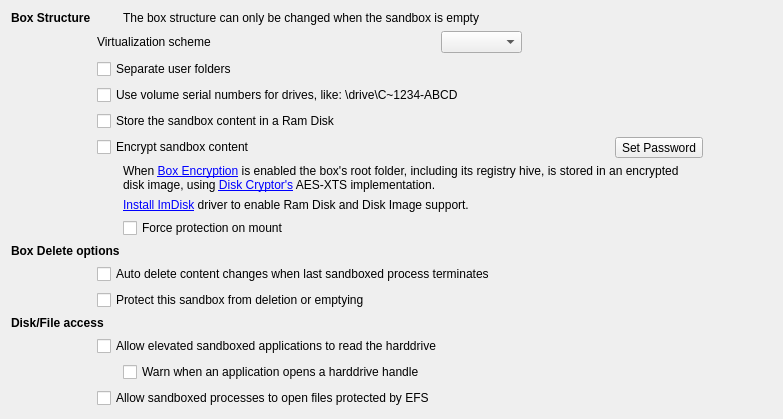
           <widget class="QWidget" name="tabFile">
            <attribute name="title">
             <string>File Options</string>
            </attribute>
            <layout class="QGridLayout" name="gridLayout_30">
             <item row="0" column="0">
              <layout class="QGridLayout" name="gridLayout_28">
               <item row="10" column="1" colspan="6">
                <widget class="QCheckBox" name="chkAutoEmpty">
                 <property name="text">
                  <string>Auto delete content changes when last sandboxed process terminates</string>
                 </property>
                </widget>
               </item>
               <item row="0" column="0">
                <widget class="QLabel" name="lblStructure">
                 <property name="font">
                  <font>
                   <bold>true</bold>
                   <kerning>true</kerning>
                  </font>
                 </property>
                 <property name="text">
                  <string>Box Structure</string>
                 </property>
                </widget>
               </item>
               <item row="11" column="1" colspan="6">
                <widget class="QCheckBox" name="chkProtectBox">
                 <property name="toolTip">
                  <string>Partially checked means prevent box removal but not content deletion.</string>
                 </property>
                 <property name="text">
                  <string>Protect this sandbox from deletion or emptying</string>
                 </property>
                 <property name="tristate">
                  <bool>true</bool>
                 </property>
                </widget>
               </item>
               <item row="2" column="1" colspan="5">
                <widget class="QCheckBox" name="chkSeparateUserFolders">
                 <property name="text">
                  <string>Separate user folders</string>
                 </property>
                 <property name="tristate">
                  <bool>false</bool>
                 </property>
                </widget>
               </item>
               <item row="16" column="1">
                <spacer name="verticalSpacer_2">
                 <property name="orientation">
                  <enum>Qt::Vertical</enum>
                 </property>
                 <property name="sizeHint" stdset="0">
                  <size>
                   <width>20</width>
                   <height>0</height>
                  </size>
                 </property>
                </spacer>
               </item>
               <item row="9" column="0" colspan="3">
                <widget class="QLabel" name="lblDelete">
                 <property name="font">
                  <font>
                   <bold>true</bold>
                   <kerning>true</kerning>
                  </font>
                 </property>
                 <property name="text">
                  <string>Box Delete options</string>
                 </property>
                </widget>
               </item>
               <item row="8" column="2" colspan="3">
                <widget class="QCheckBox" name="chkForceProtection">
                 <property name="text">
                  <string>Force protection on mount</string>
                 </property>
                </widget>
               </item>
               <item row="1" column="3">
                <widget class="QComboBox" name="cmbVersion"/>
               </item>
               <item row="7" column="2" colspan="4">
                <widget class="QLabel" name="lblImDisk">
                 <property name="text">
                  <string>&lt;a href=&quot;addon://ImDisk&quot;&gt;Install ImDisk&lt;/a&gt; driver to enable Ram Disk and Disk Image support.</string>
                 </property>
                </widget>
               </item>
               <item row="3" column="1" colspan="5">
                <widget class="QCheckBox" name="chkUseVolumeSerialNumbers">
                 <property name="text">
                  <string>Use volume serial numbers for drives, like: \drive\C~1234-ABCD</string>
                 </property>
                </widget>
               </item>
               <item row="1" column="1" colspan="2">
                <widget class="QLabel" name="lblScheme">
                 <property name="text">
                  <string>Virtualization scheme</string>
                 </property>
                 <property name="buddy">
                  <cstring>cmbVersion</cstring>
                 </property>
                </widget>
               </item>
               <item row="0" column="2" colspan="4">
                <widget class="QLabel" name="lblWhenEmpty">
                 <property name="text">
                  <string>The box structure can only be changed when the sandbox is empty</string>
                 </property>
                </widget>
               </item>
               <item row="5" column="5">
                <widget class="QToolButton" name="btnPassword">
                 <property name="text">
                  <string>Set Password</string>
                 </property>
                </widget>
               </item>
               <item row="5" column="1" colspan="4">
                <widget class="QCheckBox" name="chkEncrypt">
                 <property name="text">
                  <string>Encrypt sandbox content</string>
                 </property>
                </widget>
               </item>
               <item row="14" column="2" colspan="5">
                <widget class="QCheckBox" name="chkRawDiskNotify">
                 <property name="text">
                  <string>Warn when an application opens a harddrive handle</string>
                 </property>
                </widget>
               </item>
               <item row="6" column="2" colspan="4">
                <widget class="QLabel" name="lblCrypto">
                 <property name="text">
                  <string>When &lt;a href=&quot;sbie://docs/boxencryption&quot;&gt;Box Encryption&lt;/a&gt; is enabled the box's root folder, including its registry hive, is stored in an encrypted disk image, using &lt;a href=&quot;https://diskcryptor.org&quot;&gt;Disk Cryptor's&lt;/a&gt; AES-XTS implementation.</string>
                 </property>
                 <property name="wordWrap">
                  <bool>true</bool>
                 </property>
                 <property name="openExternalLinks">
                  <bool>true</bool>
                 </property>
                </widget>
               </item>
               <item row="13" column="1" colspan="6">
                <widget class="QCheckBox" name="chkRawDiskRead">
                 <property name="text">
                  <string>Allow elevated sandboxed applications to read the harddrive</string>
                 </property>
                </widget>
               </item>
               <item row="12" column="0" colspan="2">
                <widget class="QLabel" name="lblRawDisk">
                 <property name="font">
                  <font>
                   <bold>true</bold>
                   <kerning>true</kerning>
                  </font>
                 </property>
                 <property name="text">
                  <string>Disk/File access</string>
                 </property>
                </widget>
               </item>
               <item row="14" column="1">
                <widget class="QLabel" name="label_37">
                 <property name="maximumSize">
                  <size>
                   <width>20</width>
                   <height>16777215</height>
                  </size>
                 </property>
                 <property name="text">
                  <string/>
                 </property>
                </widget>
               </item>
               <item row="4" column="1" colspan="4">
                <widget class="QCheckBox" name="chkRamBox">
                 <property name="text">
                  <string>Store the sandbox content in a Ram Disk</string>
                 </property>
                </widget>
               </item>
               <item row="16" column="2" colspan="5">
                <spacer name="horizontalSpacer_4">
                 <property name="orientation">
                  <enum>Qt::Horizontal</enum>
                 </property>
                 <property name="sizeHint" stdset="0">
                  <size>
                   <width>40</width>
                   <height>0</height>
                  </size>
                 </property>
                </spacer>
               </item>
               <item row="15" column="1" colspan="2">
                <widget class="QCheckBox" name="chkAllowEfs">
                 <property name="text">
                  <string>Allow sandboxed processes to open files protected by EFS</string>
                 </property>
                </widget>
               </item>
              </layout>
             </item>
            </layout>
           </widget>
